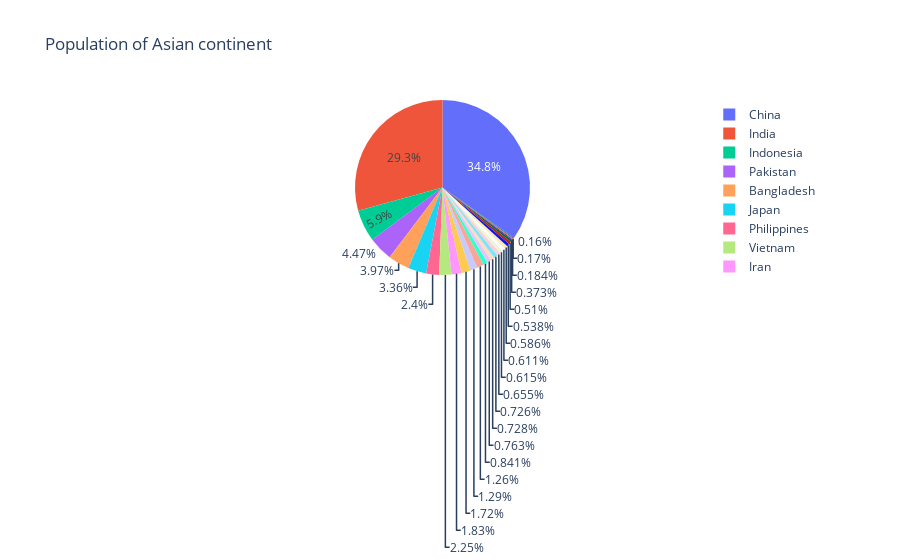

The code cell stored with this chart in its notebook:
### Code cell
# Pie Chart
# using population sample data provided by plotly itself
df = px.data.gapminder().query("year == 2007").query("continent == 'Asia'") 
# Considering contries having larger population
df = df[df['pop'] > 5000000]
fig = px.pie(df, values='pop', names='country', title='Population of Asian continent')
fig.show()

### Figure 1 — Plotly figure (JSON) as saved in the notebook; plotly's stock layout.template omitted (floating-point values rounded to 4 significant figures)
{"data": [{"domain": {"x": [0, 1], "y": [0, 1]}, "hovertemplate": "country=%{label}<br>pop=%{value}<extra></extra>", "labels": ["Afghanistan", "Bangladesh", "Cambodia", "China", "Hong Kong, China", "India", "Indonesia", "Iran", "Iraq", "Israel", "Japan", "Jordan", "Korea, Dem. Rep.", "Korea, Rep.", "Malaysia", "Myanmar", "Nepal", "Pakistan", "Philippines", "Saudi Arabia", "Sri Lanka", "Syria", "Taiwan", "Thailand", "Vietnam", "Yemen, Rep."], "legendgroup": "", "name": "", "showlegend": true, "type": "pie", "values": [31889923, 150448339, 14131858, 1318683096, 6980412, 1110396331, 223547000, 69453570, 27499638, 6426679, 127467972, 6053193, 23301725, 49044790, 24821286, 47761980, 28901790, 169270617, 91077287, 27601038, 20378239, 19314747, 23174294, 65068149, 85262356, 22211743]}], "layout": {"legend": {"tracegroupgap": 0}, "title": {"text": "Population of Asian continent"}}}
